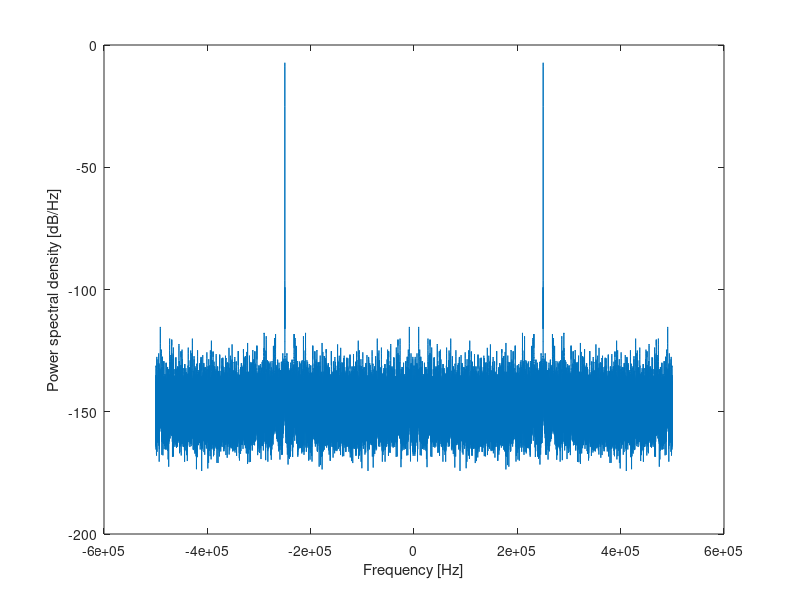

Here is the MATLAB script that generated this plot:
clear vars;

% N (1M) samples in delta (1us) steps
Nsamp=2^20;
deltat=1e-6;
t=0:deltat:(Nsamp-1)*deltat;
% sample frequency;
fs=1./deltat;

% Frequency in Hz of thing to be generated (110kHz)
f=250e3;

% simple cosine wave +1/-1
s=cos(2*pi*f*t);

% generate frequency axis (-fs/2 to +fs/2)
freq=linspace(-0.5.*fs, +0.5.*fs, Nsamp);

% window function
w=window(@blackmanharris, Nsamp);

% generate a centred fft, plot and print
fig=figure;
plot(freq,10*log10(abs(fftshift(fft(w'.*s)))./fs));
xlabel('Frequency [Hz]');
ylabel('Power spectral density [dB/Hz]')
print(fig,'alex.pdf','-dpdf');

